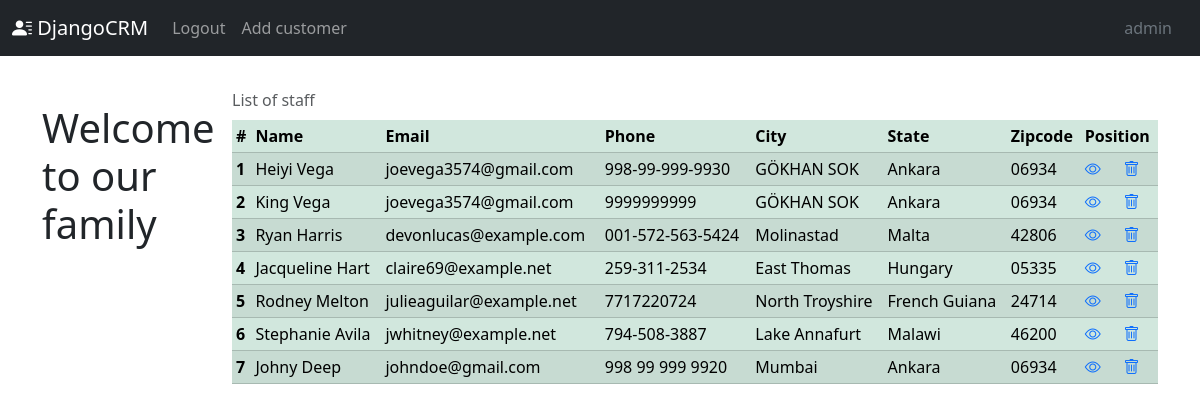
The app's page / (signed in), older data.
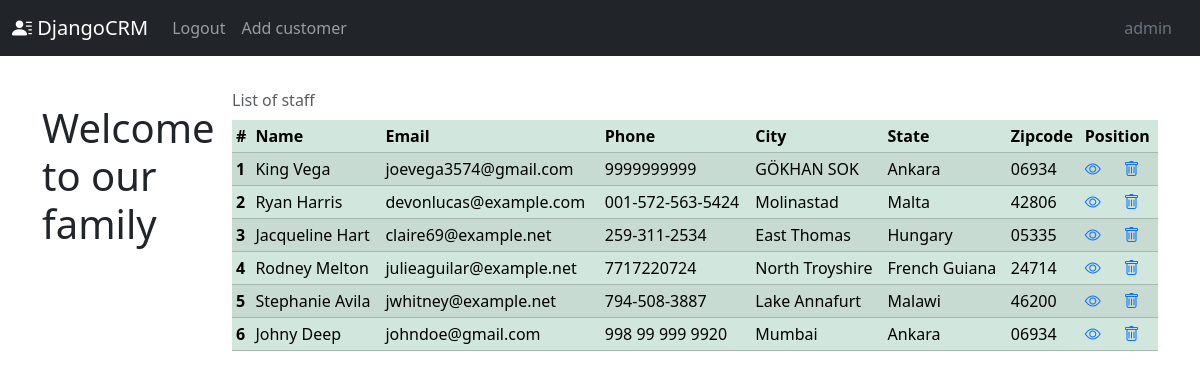
The same page, newer data.
### customers/models.py (models this page shows, shortened)
class Customer(models.Model):
    created_at = models.DateTimeField(auto_now_add=True)
    first_name = models.CharField(max_length=50)
    last_name = models.CharField(max_length=50)
    email = models.EmailField(max_length=50)
    phone = models.CharField(max_length=25)
    address = models.CharField(max_length=100)
    city = models.CharField(max_length=50)
    state = models.CharField(max_length=50)
    zipcode = models.CharField(max_length=15)
    is_active = models.BooleanField(default=True)
    objects = models.Manager()
    active = CustomerManager()

### customers/views.py (the view)
# urls.py: path('', views.home, name='home'),
@login_required
def home(request):
    customers = Customer.active.all()
    return render(request, 'customers/home.html', {'customers': customers})

### customers/models.py (called while the page is built)
    def get_queryset(self):
        return super().get_queryset().filter(is_active=True)

### customers/templates/customers/home.html (shortened to what this page needs)
{% extends 'base.html' %}
{% block content %}
<div class="row">
    <div class="col-2">
        <br>
        <h1 class="d-flex align-middle">Welcome to our family</h1>
    </div>
    <div class="col-10">
        <table class="table table-sm table-success table-striped table-hover caption-top">
            <caption>List of staff</caption>
            <thead>
            <tr>
				<th scope="col">#</th>
				<th scope="col">Name</th>
				<th scope="col">Email</th>
				<th scope="col">Phone</th>
				<th scope="col">City</th>
				<th scope="col">State</th>
				<th scope="col">Zipcode</th>
				<th scope="col" colspan="2">Position</th>
            </tr>
            </thead>
            <tbody>
                {% for customer in customers %}
                    <tr>
			            <th scope="row">{{ forloop.counter }}</th>
			            <td>{{ customer.first_name }} {{ customer.last_name }}</td>
			            <td>{{ customer.email }}</td>
			            <td>{{ customer.phone }}</td>
			            <td>{{ customer.city }}</td>
			            <td>{{ customer.state }}</td>
			            <td>{{ customer.zipcode }}</td>
                        <td><a href="{% url 'customer' customer.id %}"><i class="bi bi-eye"></i></a></td>
                        <td><a href="{% url 'delete_customer' customer.id %}"><i class="bi bi-trash"></i></a></td>
                    </tr>
                {% endfor %}
            </tbody>
        </table>
    </div>
</div>
{% endblock %}

Row changes from the older to the newer data that the page shows:
removed Customer: first_name "Heiyi", last_name "Vega", email "joevega3574@gmail.com", phone "998-99-999-9930", city "GÖKHAN SOK", state "Ankara", zipcode "06934"
